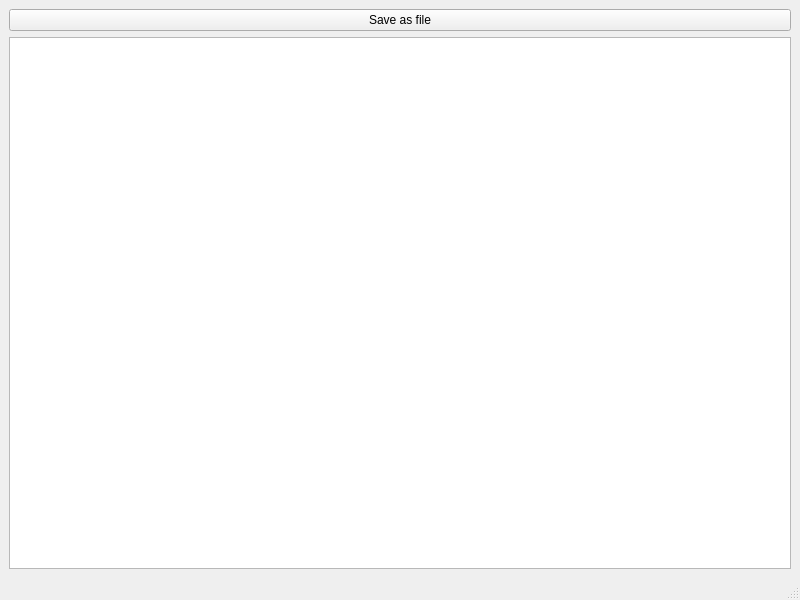
<?xml version="1.0" encoding="UTF-8"?>
<ui version="4.0">
 <class>EditWindow</class>
 <widget class="QMainWindow" name="EditWindow">
  <property name="geometry">
   <rect>
    <x>0</x>
    <y>0</y>
    <width>800</width>
    <height>600</height>
   </rect>
  </property>
  <property name="windowTitle">
   <string>MainWindow</string>
  </property>
  <widget class="QWidget" name="centralwidget">
   <layout class="QVBoxLayout" name="verticalLayout">
    <item>
     <widget class="QPushButton" name="saveBtn">
      <property name="text">
       <string>Save as file</string>
      </property>
     </widget>
    </item>
    <item>
     <widget class="QTextEdit" name="textEdit"/>
    </item>
   </layout>
  </widget>
  <widget class="QMenuBar" name="menubar">
   <property name="geometry">
    <rect>
     <x>0</x>
     <y>0</y>
     <width>800</width>
     <height>26</height>
    </rect>
   </property>
  </widget>
  <widget class="QStatusBar" name="statusbar"/>
 </widget>
 <resources/>
 <connections/>
</ui>
